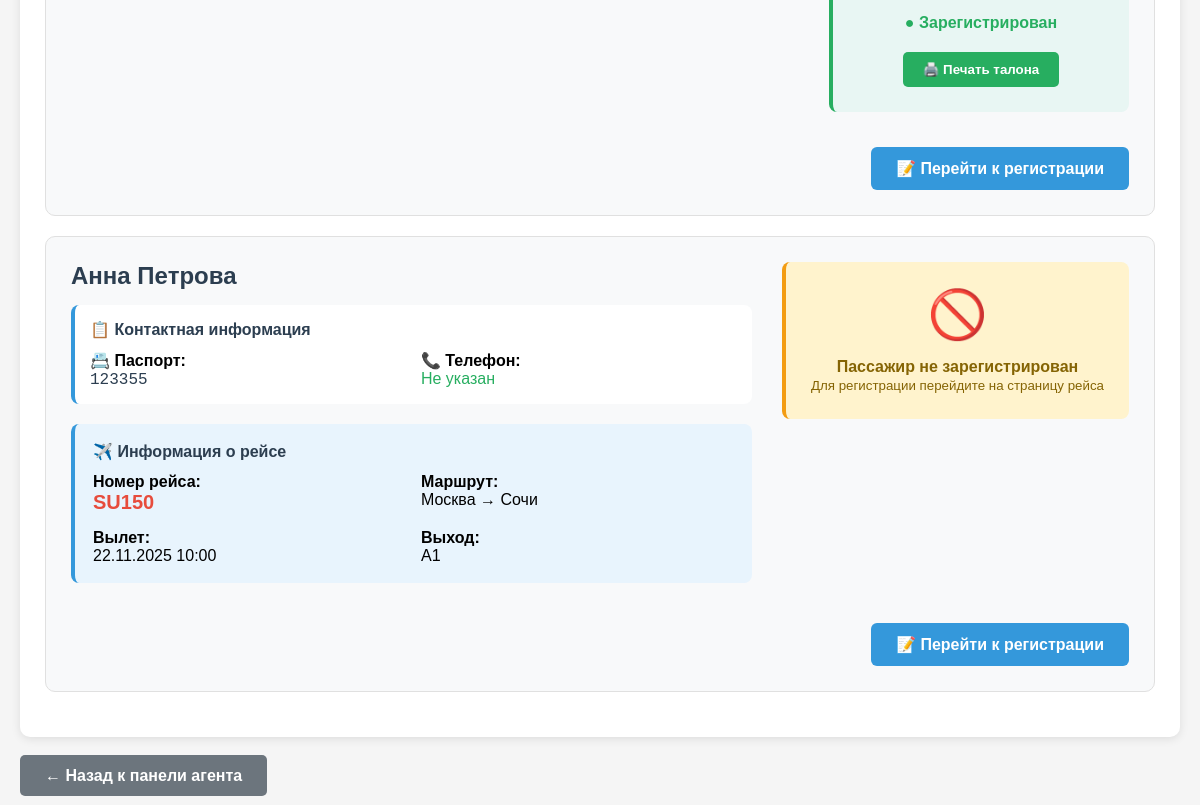
/agent/passenger-lookup/?search=123 (signed in, lower part), run on an earlier commit of the app's database.
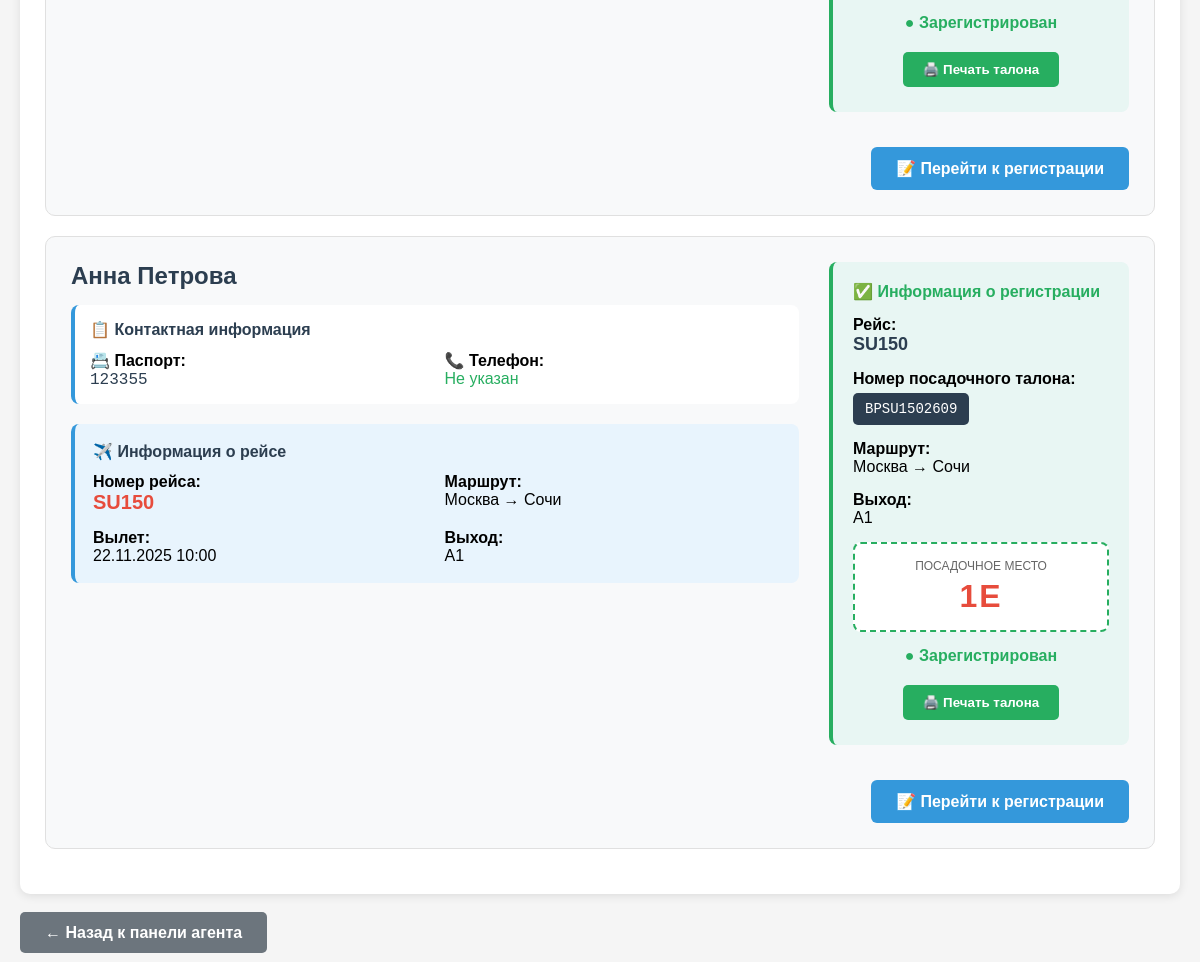
And on a later commit of the database.
### flights/models.py (models this page shows, shortened)
class BoardingPass(models.Model):
    passenger = models.ForeignKey(Passenger, on_delete=models.CASCADE, verbose_name="Пассажир")
    flight = models.ForeignKey(Flight, on_delete=models.CASCADE, verbose_name="Рейс")
    boarding_pass_number = models.CharField(max_length=15, unique=True, verbose_name="Номер посадочного талона")
    seat_number = models.CharField(max_length=5, verbose_name="Номер места")
    gate = models.CharField(max_length=10, blank=True, verbose_name="Выход")
    boarding_time = models.DateTimeField(null=True, blank=True, verbose_name="Время посадки")
    check_in_time = models.DateTimeField(auto_now_add=True, verbose_name="Время регистрации")
    check_in_agent = models.ForeignKey(CheckInAgent, on_delete=models.CASCADE, verbose_name="Агент регистрации")
    status = models.CharField(max_length=20, choices=[
        ('checked_in', 'Зарегистрирован'),
        ('boarded', 'Прошел посадку'),
        ('cancelled', 'Отменен')
    ], default='checked_in', verbose_name="Статус")
    class Meta:
        verbose_name = "Посадочный талон"
        verbose_name_plural = "Посадочные талоны"

class Passenger(models.Model):
    flight = models.ForeignKey(Flight, on_delete=models.CASCADE, verbose_name="Рейс")
    first_name = models.CharField(max_length=50, verbose_name="Имя")
    last_name = models.CharField(max_length=50, verbose_name="Фамилия")
    passport_number = models.CharField(max_length=20, verbose_name="Номер паспорта")
    seat_number = models.CharField(max_length=5, verbose_name="Номер места")
    phone = models.CharField(max_length=20, verbose_name="Телефон", blank=True, null=True)
    class Meta:
        verbose_name = "Пассажир"
        verbose_name_plural = "Пассажиры"

class Flight(models.Model):
    STATUS_CHOICES = [
        ('scheduled', 'Запланирован'),
        ('boarding', 'Посадка'),
        ('departed', 'Вылетел'),
        ('landed', 'Приземлился'),
        ('cancelled', 'Отменен'),
    ]
    number = models.CharField(max_length=10, unique=True, verbose_name="Номер рейса")
    departure_city = models.CharField(max_length=100, verbose_name="Город вылета", blank=True, null=True)
    destination_city = models.CharField(max_length=100, verbose_name="Город назначения", blank=True, null=True)
    departure_time = models.DateTimeField(verbose_name="Время вылета")
    arrival_time = models.DateTimeField(verbose_name="Время прибытия")
    gate = models.CharField(max_length=10, verbose_name="Выход", default="A1")
    status = models.CharField(max_length=20, choices=STATUS_CHOICES, default='scheduled', verbose_name="Статус")
    capacity = models.IntegerField(default=180, verbose_name="Вместимость")
    class Meta:
        verbose_name = "Рейс"
        verbose_name_plural = "Рейсы"
        ordering = ['departure_time']  # Сортировка по времени вылета

### flights/views_checkin.py (the view)
# urls.py: path('agent/passenger-lookup/', views_checkin.passenger_lookup, name='passenger_lookup'),
@login_required
@user_passes_test(agent_check)
def passenger_lookup(request):
    from django.db.models import Q
    search_query = request.GET.get('search', '')
    passengers = Passenger.objects.all()
    if search_query:
        passengers = passengers.filter(
            Q(first_name__icontains=search_query) |
            Q(last_name__icontains=search_query) |
            Q(passport_number__icontains=search_query)
        )
    passenger_data = []
    for passenger in passengers:
        boarding_passes = BoardingPass.objects.filter(passenger=passenger)
        passenger_data.append({
            'passenger': passenger,
            'boarding_passes': boarding_passes,
            'is_registered': boarding_passes.exists()
        })
    context = {
        'passengers_data': passenger_data,
        'search_query': search_query,
        'flights': Flight.objects.all().order_by('departure_time')  # Все рейсы или фильтруем по статусу
    }
    return render(request, 'flights/passenger_lookup.html', context)

### flights/views_checkin.py (called while the page is built)
def agent_check(user):
    return hasattr(user, 'checkinagent')

### flights/templates/flights/passenger_lookup.html (shortened to what the changed rows need)
{% extends 'flights/base.html' %}
{% block content %}
{% if search_query %}
<div style="background: white; padding: 25px; border-radius: 10px; box-shadow: 0 2px 10px rgba(0,0,0,0.1); margin: 20px 0;">
    {% if passengers_data %}
        {% for data in passengers_data %}
        <div style="border: 1px solid #e0e0e0; padding: 25px; margin: 20px 0; border-radius: 10px; background: #f8f9fa;">
            <div style="display: flex; justify-content: space-between; align-items: flex-start; gap: 30px;">
                <div style="flex: 1;">
                    <h3 style="margin: 0 0 15px 0; color: #2c3e50; font-size: 24px;">
                        {{ data.passenger.first_name }} {{ data.passenger.last_name }}
                    </h3>
                    <div style="background: white; padding: 15px; border-radius: 8px; margin-bottom: 20px; border-left: 4px solid #3498db;">
                        <h4 style="margin: 0 0 12px 0; color: #2c3e50;">📋 Контактная информация</h4>
                        <div style="display: grid; grid-template-columns: 1fr 1fr; gap: 15px;">
                            <div>
                                <strong>📇 Паспорт:</strong><br>
                                <span style="font-family: monospace; font-size: 16px; color: #2c3e50;">{{ data.passenger.passport_number }}</span>
                            </div>
                            <div>
                                <strong>📞 Телефон:</strong><br>
                                <span style="color: #27ae60; font-weight: 500;">{{ data.passenger.phone|default:"Не указан" }}</span>
                            </div>
                        </div>
                    </div>
                    {% if data.passenger.flight %}
                    <div style="background: #e8f4fd; padding: 18px; border-radius: 8px; margin-bottom: 20px; border-left: 4px solid #3498db;">
                        <h4 style="margin: 0 0 12px 0; color: #2c3e50;">✈️ Информация о рейсе</h4>
                        <div style="display: grid; grid-template-columns: 1fr 1fr; gap: 15px;">
                            <div>
                                <strong>Номер рейса:</strong><br>
                                <span style="font-size: 20px; font-weight: bold; color: #e74c3c;">{{ data.passenger.flight.number }}</span>
                            </div>
                            <div>
                                <strong>Маршрут:</strong><br>
                                {{ data.passenger.flight.departure_city }} → {{ data.passenger.flight.destination_city }}
                            </div>
                            <div>
                                <strong>Вылет:</strong><br>
                                {{ data.passenger.flight.departure_time|date:"d.m.Y H:i" }}
                            </div>
                            <div>
                                <strong>Выход:</strong><br>
                                {{ data.passenger.flight.gate|default:"Не указан" }}
                            </div>
                        </div>
                    </div>
                    {% endif %}
                </div>
                <div style="min-width: 300px;">
                    {% if data.is_registered %}
                        {% for bp in data.boarding_passes %}
                        <div style="background: #e8f6f3; padding: 20px; border-radius: 8px; margin-bottom: 15px; border-left: 4px solid #27ae60;">
                            <h4 style="margin: 0 0 15px 0; color: #27ae60;">✅ Информация о регистрации</h4>
                            <div style="margin-bottom: 15px;">
                                <strong>Рейс:</strong><br>
                                <span style="font-size: 18px; font-weight: bold; color: #2c3e50;">{{ bp.flight.number }}</span>
                            </div>
                            <div style="margin-bottom: 15px;">
                                <strong>Номер посадочного талона:</strong><br>
                                <code style="background: #2c3e50; color: white; padding: 8px 12px; border-radius: 5px; font-size: 14px; display: inline-block; margin-top: 5px;">
                                    {{ bp.boarding_pass_number|default:"Не назначен" }}
                                </code>
                            </div>
                            <div style="margin-bottom: 15px;">
                                <strong>Маршрут:</strong><br>
                                {{ bp.flight.departure_city }} → {{ bp.flight.destination_city }}
                            </div>
                            <div style="margin-bottom: 15px;">
                                <strong>Выход:</strong><br>
                                {{ bp.flight.gate|default:"Не указан" }}
                            </div>
                            <div style="background: white; padding: 15px; border-radius: 8px; text-align: center; border: 2px dashed #27ae60;">
                                <div style="font-size: 12px; color: #666; margin-bottom: 5px;">ПОСАДОЧНОЕ МЕСТО</div>
                                <div style="font-size: 32px; font-weight: bold; color: #e74c3c; letter-spacing: 2px;">
                                    {{ bp.seat_number|default:"-" }}
                                </div>
                            </div>
                            <div style="text-align: center; margin-top: 15px;">
                                <span style="color: #27ae60; font-weight: bold; font-size: 16px;">● Зарегистрирован</span>
                            </div>
                            <div style="text-align: center; margin-top: 15px;">
                                <button onclick="printBoardingPass('{{ data.passenger.first_name }}', '{{ data.passenger.last_name }}', '{{ data.passenger.passport_number }}', '{{ bp.flight.number }}', '{{ bp.seat_number|default:"Не назначено" }}')"
                                        style="background: #27ae60; color: white; padding: 10px 20px; border: none; border-radius: 5px; font-weight: bold; cursor: pointer;">
                                    🖨️ Печать талона
                                </button>
                            </div>
                        </div>
                        {% endfor %}
                    {% else %}
                        <div style="background: #fff3cd; padding: 25px; border-radius: 8px; text-align: center; border-left: 4px solid #f39c12;">
                            <div style="font-size: 48px; margin-bottom: 15px;">🚫</div>
                            <strong style="color: #856404; font-size: 16px;">Пассажир не зарегистрирован</strong><br>
                            <small style="color: #856404;">Для регистрации перейдите на страницу рейса</small>
                        </div>
                    {% endif %}
                </div>
            </div>
            <div style="display: flex; gap: 15px; margin-top: 20px; justify-content: flex-end;">
                {% if data.passenger.flight %}
                <a href="{% url 'flights:flight_checkin' data.passenger.flight.id %}"
                   style="background: #3498db; color: white; padding: 12px 25px; text-decoration: none; border-radius: 6px; text-align: center; font-weight: bold; display: inline-block;">
                    📝 Перейти к регистрации
                </a>
                {% endif %}
            </div>
        </div>
        {% endfor %}
    {% else %}
        <div style="text-align: center; padding: 40px; color: #666;">
            <p style="font-size: 18px;">😔 Пассажиры не найдены</p>
            <p>Попробуйте изменить поисковый запрос</p>
        </div>
    {% endif %}
</div>
{% endif %}
{% endblock %}

What changed in the data, as far as the page shows it:
shown differently, row unchanged: Passenger "Анна": no longer shows "🚫 Пассажир не зарегистрирован Для регистрации перейдите на страницу рейса"
added BoardingPass: flight.number "SU150", boarding_pass_number "BPSU1502609", flight.departure_city "Москва", flight.destination_city "Сочи", flight.gate "A1", seat_number "1E", shown under Passenger "Анна"
